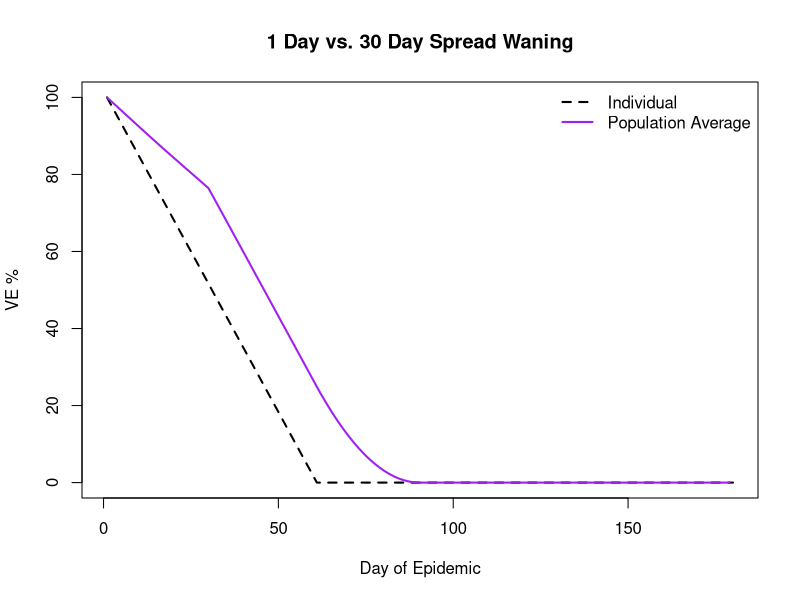

Recreate this plot in R. (Note: this script raises an error after producing the figure.)
## ---- chunk 1
knitr::opts_chunk$set(echo = TRUE)
## ---- chunk 2
#Load In Packages
  library("survminer")
  library("survival")
## ---- chunk 3
Scenario=read.csv("Batch1-30Day23.csv") #Read In File, May Need to Change File Path
#Make Individual Level Waning
time1<-seq(1:60)
Wane<-1-(1/60)*(time1-1)
Wane<-append(Wane,rep(0,120))
plot(seq(1:180), Wane*100, col="black", type="l", lwd=2, lty=2, ylab="VE %", xlab="Day of Epidemic", main="1 Day vs. 30 Day Spread Waning")

#Find Population Average Waning, Spread Over 30 Days
sus.groups<-sus.groups2<-matrix(data=NA, nrow=180, ncol=30)
for(k in 1:30){
  for(i in 1:180){
    sus.groups[i,k]<-length(which(Scenario$vac_time==k & Scenario$vac_time<=i& Scenario$infected_time>i))
  }
}
sus.groups2[,1]<-sus.groups[,1]*Wane
for( k in 2:30){
  Wane2<-append(rep(NA,(k-1)), Wane)
  Wane2<-Wane2[1:180]
  sus.groups2[,k]<-sus.groups[,k]*Wane2
}
sus.groups[which(sus.groups==0)]<-NA
SpreadWane<-rep(NA,180)
for( j in 1:180){
  SpreadWane[j]<-sum(sus.groups2[j,],na.rm=T)/sum(sus.groups[j,], na.rm=T)
}
lines(seq(1:180), SpreadWane*100, lwd=2, col="purple")
legend("topright", legend=c("Individual", "Population Average"), col=c("black", "purple"), lwd=2, lty=c(2,1), bty="n")
## ---- chunk 4
#Parameters
spread=30 #the number of days vaccination is spread over (Change to 1 if not spread)
mindays=7 #Sets the minimum number of days a bin can be (in the paper this is 1 but depending on computing ability may take >15 minutes to run set this way)
minevents=100 #Sets the minimum number of events a bin must have (if last bin too small it merges with the one before it) Note: If this number is small, like 100, the code can again take a while to run
D=180 #how many days in the simulation?


#For 100-0% Waning
an=Scenario3=Scenario=read.csv("Batch1-30Day23.csv") #This File Tracks Events & Status Per Person
ScenarioEXP=read.csv("Batch1-30Day123.csv") #This File Tracks Exposures/Infections Per Day

# #For 80% Constant
#     an<-Scenario3<-Scenario<-read.csv("80Leaky-500Seed-30Day9.csv")  
#    ScenarioEXP<-read.csv(file="80Leaky-500Seed-30Day109.csv")

##--First: Reorganize Data, Find Expected Value, and Create 100 Event Bines
an=subset(an,original_infectors==0)
an$vac_status2=an$original_infectors=NULL
#--Rearranging Information for Unvaccinated
x1=subset(an,vac_status==0)
x1$time1=1; x1$time2=x1$infected_time+0.5; x1$event=x1$ever_infected; x1$vac=0
#Rearranging Information for Those Vaccinated After Day 1
if( length(which(an$vac_status==1&an$vac_time>1))>=1){
x2=subset(an,vac_status==1&vac_time>1)
x2$time1=1; x2$time2=x2$vac_time; x2$event=0; x2$vac=0
}
#Rearranging Information For Those Vaccinated
x3=subset(an,vac_status==1)
x3$time1=x3$vac_time; x3$time2=x3$infected_time+0.5; x3$event=x3$ever_infected; x3$vac=1
if(length(which(an$vac_status==1&an$vac_time>1))>=1){
x=rbind(x1,x2,x3)}else{x=rbind(x1,x3)}
x=x[order(x$id,x$time1),]
x$time3=1; x$time4=x$time2-x$time1+1
x$vac_status=x$ever_infected=x$infected_time=x$vac_time=NULL #x is dataset rearranged to work with coxph
#!--Finding Expected Value
rt=sapply(1:D,function(i){s=subset(x3,time1<=i&time2>i); mean(pmin(1,(i-s$time1)/60))})
expected<-100*(1-rt)
fit=coxph(Surv(time1,time2,event)~vac,x)
zph=cox.zph(fit,'identity')


###--Make Bins: Because the Cox Model is Based on Events This is Relatively Straightforward
ut=c(unique(zph$x),Inf); LL=ut[1]; i=1; j=length(ut); mind=mindays; minn=minevents
while(TRUE){
 if(ut[j]-ut[i]<mind|sum(ut[i]<=zph$x)<minn){LL[length(LL)]=Inf; break}
 for(newi in i:j) if(ut[newi]-ut[i]>=mind&sum(ut[i]<=zph$x&zph$x<ut[newi])>=minn) break
 i=newi; LL=c(LL,ut[newi])
}
bins=cut(zph$x,LL,FALSE,right=FALSE); nbins=length(LL)-1
time.cuts<-append(1,LL[2:nbins]+0.1)

##--Find Level 3 (this was mostly done in the last few steps anyway)
day<-tapply(zph$x,bins,mean); event.level3.SR<-(1-exp(tapply(zph$y,bins,mean)))*100


##--FIND LEVEL ONE
y.level1<-rep(NA,D)
#Note: Columns are named by who gives to whom (i.e. unvac2vac_inf means an unvaccinated person infected a vaccinated person)
v.exp<-ScenarioEXP$vac2vac_inf+ScenarioEXP$unv2vac_inf+ScenarioEXP$vac2vac_exp+ScenarioEXP$unv2vac_exp
u.exp<-ScenarioEXP$unv2unv_inf+ScenarioEXP$vac2unv_inf+ScenarioEXP$unv2unv_exp+ScenarioEXP$vac2unv_exp
  v.inf<-ScenarioEXP$vac2vac_inf+ScenarioEXP$unv2vac_inf
  u.inf<-ScenarioEXP$unv2unv_inf+ScenarioEXP$vac2unv_inf
event.level1<-rep(NA,length(time.cuts))
for(j in 1:(length(time.cuts)-1)){
  left<-time.cuts[j] #Find the left cutoff day
  right<-time.cuts[(j+1)] #Find the right cut off day
  #Calculate the VE value between the cut off points
  event.uexp<-sum(u.exp[left:right])
  event.vexp<-sum(v.exp[left:right])
  event.uinf1<-sum(u.inf[left:right])
  event.vinf1<-sum(v.inf[left:right])
  event.level1[j]<-100*(1-((event.vinf1/event.vexp)/(event.uinf1/event.uexp)))
}
#Final Level 1 Time Cut
  left<-time.cuts[length(time.cuts)]
  right<-D
  event.uexp<-sum(u.exp[left:right])
  event.vexp<-sum(v.exp[left:right])
  event.uinf1<-sum(u.inf[left:right])
  event.vinf1<-sum(v.inf[left:right])
  event.level1[length(time.cuts)]<-100*(1-((event.vinf1/event.vexp)/(event.uinf1/event.uexp)))


##--FIND LEVEL 2
v2.people<-u2.people<-v2.inf<-u2.inf<-rep(NA,D)
for(i in 1:D){
v2.people[i]<-length(which(Scenario$vac_time<=i & Scenario$vac_status==1 & Scenario$infected_time>i)) #people who are vaccinated by today, marked as being vaccinated, not yet infected
if(spread==1){
  u2.people[i]<-length(which(Scenario$vac_status==0 & Scenario$infected_time>i)) #If everyone vaccinated on day one, no worries
  }else{ #worries, add in not yet vaccinated people to unvaccinated group to add into unvac time
    u2.people[i]<-length(which(Scenario$vac_status==0 & Scenario$infected_time>i))+length(which(Scenario$vac_time>i & Scenario$vac_status==1 & Scenario$infected_time>i))
  }

v2.inf[i]<-length(which(Scenario$vac_status==1 & Scenario$infected_time==i))
u2.inf[i]<-length(which(Scenario$vac_status==0 & Scenario$infected_time==i)) #adding in not yet vac doesn't matter here because they cannot get infected
}
event.level2<-rep(NA,length(time.cuts))#-Break up into 100 event sections
for(j in 1:(length(time.cuts)-1)){
  left<-time.cuts[j]
  right<-time.cuts[(j+1)]
  event.upt<-sum(u2.people[left:right])
  event.vpt<-sum(v2.people[left:right])
  event.uinf<-sum(u2.inf[left:right])
  event.vinf<-sum(v2.inf[left:right])
  event.level2[j]<-100*(1-((event.vinf/event.vpt)/(event.uinf/event.upt)))
}
#Final Level 2 Bin
  left<-time.cuts[length(time.cuts)]
  right<-D
  event.upt<-sum(u2.people[left:right])
  event.vpt<-sum(v2.people[left:right])
  event.uinf<-sum(u2.inf[left:right])
  event.vinf<-sum(v2.inf[left:right])
  event.level2[length(time.cuts)]<-100*(1-((event.vinf/event.vpt)/(event.uinf/event.upt)))

  
day<-tapply(zph$x,bins,mean)
SR1<-exp(tapply(zph$y,bins,mean))
ru=residuals(fit,'schoenfeld') #unscaled schoenfeld residuals
tk=as.numeric(names(ru)); Bm=coef(fit); rh=exp(Bm); V=(ru>0)+0 #tk is infection times, V indicates whether infected was vaccinated (0=unvaccinated, 1=vaccinated)
Z=sapply(unique(rank(tk,ties.method='min')),function(i) optimize(function(Z) (V[i]-exp(Bm)*Z/(exp(Bm)*Z+1-Z) - ru[i])^2 ,c(0,1),tol=1e-15)$min )
Z=Z[as.numeric(factor(tk))] #proportion of never infected that are vaccinated (Z can easily be calculated directly but that does not account for ties)
rs = (exp(Bm)*Z+1-Z)^2*ru/(exp(Bm)*Z*(1-Z)) + Bm #scaled schoenfeld residuals
SR2<-exp(tapply(rs,bins,mean)) #hazard ratio estimated using schoenfeld residuals without constant variance approximation
TSA=sapply(unique(bins),function(i){
  Z=Z[bins==i]; V=V[bins==i]
  optimize(function(ER) sum(rh*Z/(rh*Z+1-Z)+rh*Z*(1-Z)/(rh*Z+1-Z)^2*(log(ER)-Bm) - V)^2 ,c(0,2),tol=1e-15)$min
})

y=survSplit(Surv(time1,time2,event)~.,x,cut=tapply(zph$x,bins,max)[-nbins],zero=1,episode='tcat') #dataset with time category
vzm=sapply(1:nbins,function(i) coxph(Surv(time1,time2,event)~vac,subset(y,tcat==i))$coef[[1]] ) #fitting a separate cox model for each time category
SCM<-exp(vzm)
fit2=coxph(Surv(time1,time2,event)~vac:factor(tcat),y)
TVI<-exp(coef(fit2))#hazard ratio estimates using time vaccine interaction term
bins=as.numeric(factor(bins))
sapply(unique(bins),function(i){
  Z=Z[bins==i]; V=V[bins==i]
  eq.TVI=sum(TVI[i]*Z/(TVI[i]*Z+1-Z))-sum(V) #equals 0 for TVI method, maximizes likelihood
  eq.TSA=sum(rh*Z/(rh*Z+1-Z)+rh*Z*(1-Z)/(rh*Z+1-Z)^2*(log(TSA)[i]-Bm))-sum(V) #equals 0 for TSA method, taylor series approximation of eq.TVI
  eq.SR2=sum((rh*Z+1-Z)/(rh*Z*(1-Z))*rh*Z+log(SR2)[i]-Bm)-sum((rh*Z+1-Z)^2/(rh*Z*(1-Z))*V) #equals 0 for SR2 method, weighting of eq.TSA
  eq.SR1=sum(rh*Z/(rh*Z+1-Z)+(log(SR1)[i]-Bm)/fit$var[1,1]/fit$nevent)-sum(V) #equals 0 for SR1 method, replaces time varying 'variance' of V, rh*Z*(1-Z)/(rh*Z+1-Z)^2, in either eq.TSA or eq.SR2 with 1/fit$var[1,1]/fit$nevent
  round(c(eq.TVI=eq.TVI,eq.TSA=eq.TSA,eq.SR2=eq.SR2,eq.SR1=eq.SR1),3)
})
  event.level3.TVI<-(1-TVI)*100
#######----------------------------------Just Plotting
plot(seq(1:180), expected, lwd=2, col="black", main="Example Figure 2: Comparing Different Levels with SR", ylab="VE %", xlab="Day of Epidemic", type="l")
lines(day, event.level1, col="red", lwd=2, type="b")
lines(day, event.level2, col="blue", lwd=2, type="b")
lines(day, event.level3.SR, col="green", lwd=2, type="b")
legend("topright", legend=c("True", "Level 1", "Level 2", "Level 3 (SR)"), col=c("black", "red", "blue", "green"), lwd=2, lty=1,bty="n")

plot(seq(1:180), expected, lwd=2, col="black", main="Example Figure 3: Comparing Different Levels with TVI", ylab="VE %", xlab="Day of Epidemic", type="l")
lines(day, event.level1, col="red", lwd=2, type="b")
lines(day, event.level2, col="blue", lwd=2, type="b")
lines(day, event.level3.TVI, col="dodgerblue", lwd=2, type="b")
legend("topright", legend=c("True", "Level 1", "Level 2", "Level 3 (TVI)"), col=c("black", "red", "blue", "dodgerblue"), lwd=2, lty=1,bty="n")

# #If Constant at 80%
# plot(seq(1:180), rep(80,180), lwd=2, col="black", main="Example: Comparing Different Levels", ylab="VE %", xlab="Day of Epidemic", type="l")
# lines(day, event.level1, col="red", lwd=2, type="b")
# lines(day, event.level2, col="blue", lwd=2, type="b")
# lines(day, event.level3.SR, col="green", lwd=2, type="b")
# legend("topright", legend=c("True", "Level 1", "Level 2", "Level 3 (SR)"), col=c("black", "red", "blue", "green"), lwd=2, lty=1,bty="n")
# plot(seq(1:180), rep(80,180), lwd=2, col="black", main="Example Figure 3: Comparing Different Levels with TVI", ylab="VE %", xlab="Day of Epidemic", type="l")
# lines(day, event.level1, col="red", lwd=2, type="b")
# lines(day, event.level2, col="blue", lwd=2, type="b")
# lines(day, event.level3.TVI, col="dodgerblue", lwd=2, type="b")
# legend("topright", legend=c("True", "Level 1", "Level 2", "Level 3 (TVI)"), col=c("black", "red", "blue", "dodgerblue"), lwd=2, lty=1,bty="n")
## ---- chunk 5
an=Scenario3=read.csv("Batch1-30Day23.csv") #ariel nikas's simulation
 mind=7 #minimum day for bins
 minn=100 #minimum events for bins


rt0=c(seq(0.0,1.0,length.out=61),rep(1.0,119)) #hazard ratio over time since vaccination
an=subset(an,original_infectors==0)
an$vac_time[an$vac_time==0]=180; an$pv_time=an$vac_time
an$vac_status2=an$original_infectors=an$pv_time=NULL
x1=subset(an,vac_status==0)
x1$time1=1; x1$time2=x1$infected_time+0.5; x1$event=x1$ever_infected; x1$vac=0
if( length(which(an$vac_status==1&an$vac_time>1))>=1){#if spread=30
x2=subset(an,vac_status==1&vac_time>1)
x2$time1=1; x2$time2=x2$vac_time; x2$event=0; x2$vac=0
}
x3=subset(an,vac_status==1)
x3$time1=x3$vac_time; x3$time2=x3$infected_time+0.5; x3$event=x3$ever_infected; x3$vac=1
if( length(which(an$vac_status==1&an$vac_time>1))>=1){
  x=rbind(x1,x2,x3)}else{x=rbind(x1,x3)}
x=x[order(x$id,x$time1),]
x$time3=1; x$time4=x$time2-x$time1+1
x$vac_status=x$ever_infected=x$infected_time=x$vac_time=NULL #x is dataset rearranged to work with coxph

rt=sapply(1:180,function(i){s=subset(x3,time1<=i&time2>i); mean(rt0[i-s$time1+1])}) #true hazard ratio
plot(1:180,rt,xlab='Day of epidemic',ylab='1-VE',type='l',ylim=c(0,1.6))
fit=coxph(Surv(time1,time2,event)~vac,x)
zph=cox.zph(fit,'identity')

ut=c(unique(zph$x),Inf); LL=ut[1]; i=1; j=length(ut)
while(TRUE){
 if(ut[j]-ut[i]<mind|sum(ut[i]<=zph$x)<minn){LL[length(LL)]=Inf; break}
 for(newi in i:j) if(ut[newi]-ut[i]>=mind&sum(ut[i]<=zph$x&zph$x<ut[newi])>=minn) break
 i=newi; LL=c(LL,ut[newi])
}
bins=cut(zph$x,LL,FALSE,right=FALSE); nbins=length(LL)-1



lines(day<-tapply(zph$x,bins,mean), SR1<-exp(tapply(zph$y,bins,mean)),type='b',col="green") #hazard ratio estimated using schoenfeld residuals from zph
ru=residuals(fit,'schoenfeld') #unscaled schoenfeld residuals
tk=as.numeric(names(ru)); Bm=coef(fit); rh=exp(Bm); V=(ru>0)+0 #tk is infection times, V indicates whether infected was vaccinated (0=unvaccinated, 1=vaccinated)
Z=sapply(unique(rank(tk,ties.method='min')),function(i) optimize(function(Z) (V[i]-exp(Bm)*Z/(exp(Bm)*Z+1-Z) - ru[i])^2 ,c(0,1),tol=1e-15)$min )
Z=Z[as.numeric(factor(tk))] #proportion of never infected that are vaccinated (Z can easily be calculated directly but that does not account for ties)
rs = (exp(Bm)*Z+1-Z)^2*ru/(exp(Bm)*Z*(1-Z)) + Bm #scaled schoenfeld residuals
lines(day,SR2<-exp(tapply(rs,bins,mean)),type='b',col="darkgreen",pch=2) #hazard ratio estimated using schoenfeld residuals without constant variance approximation
TSA=sapply(unique(bins),function(i){
  Z=Z[bins==i]; V=V[bins==i]
  optimize(function(ER) sum(rh*Z/(rh*Z+1-Z)+rh*Z*(1-Z)/(rh*Z+1-Z)^2*(log(ER)-Bm) - V)^2 ,c(0,2),tol=1e-15)$min
})
lines(day,TSA,type='b',col="purple",pch=3) #hazard ratio estimated using taylor series approximation
y=survSplit(Surv(time1,time2,event)~.,x,cut=tapply(zph$x,bins,max)[-nbins],zero=1,episode='tcat') #dataset with time category
vzm=sapply(1:nbins,function(i) coxph(Surv(time1,time2,event)~vac,subset(y,tcat==i))$coef[[1]] ) #fitting a separate cox model for each time category
lines(day,SCM<-exp(vzm),type='b',col=3,lwd=2) #hazard ratio estimates using the separate cox models
fit2=coxph(Surv(time1,time2,event)~vac:factor(tcat),y)
TVI<-exp(coef(fit2))#hazard ratio estimates using time vaccine interaction term
bins=as.numeric(factor(bins))
sapply(unique(bins),function(i){
  Z=Z[bins==i]; V=V[bins==i]
  eq.TVI=sum(TVI[i]*Z/(TVI[i]*Z+1-Z))-sum(V) #equals 0 for TVI method, maximizes likelihood
  eq.TSA=sum(rh*Z/(rh*Z+1-Z)+rh*Z*(1-Z)/(rh*Z+1-Z)^2*(log(TSA)[i]-Bm))-sum(V) #equals 0 for TSA method, taylor series approximation of eq.TVI
  eq.SR2=sum((rh*Z+1-Z)/(rh*Z*(1-Z))*rh*Z+log(SR2)[i]-Bm)-sum((rh*Z+1-Z)^2/(rh*Z*(1-Z))*V) #equals 0 for SR2 method, weighting of eq.TSA
  eq.SR1=sum(rh*Z/(rh*Z+1-Z)+(log(SR1)[i]-Bm)/fit$var[1,1]/fit$nevent)-sum(V) #equals 0 for SR1 method, replaces time varying 'variance' of V, rh*Z*(1-Z)/(rh*Z+1-Z)^2, in either eq.TSA or eq.SR2 with 1/fit$var[1,1]/fit$nevent
  round(c(eq.TVI=eq.TVI,eq.TSA=eq.TSA,eq.SR2=eq.SR2,eq.SR1=eq.SR1),3)
})





plot(1:180,(1-rt)*100,xlab='Day of Epidemic',ylab='VE %',type='l',ylim=c(-50,100), main="Example: Level 3 Comparisons",cex.main=1.5, cex.axis=1.3, cex.lab=1.1, lwd=3)
lines(day,(1-SR1)*100,type='b',col="green", lwd=3)#SR
lines(day,(1-SR2)*100,type='b',col="forestgreen", lwd=3) #SRTV 
lines(day,(1-TSA)*100,type='b',col="purple",pch=3, lty=2,lwd=3)
lines(day,(1-TVI)*100,type='b',col="dodgerblue",lty=2, lwd=3) 
legend("topright", legend= c("True", "Level 3 (SR)", "Level 3 (SRTV)", "Level 3 (TS)", "Level 3 (TVI)"), lwd=2, col=c("black", "green", "forestgreen", "purple", "dodgerblue"), pch=c(NA,1,1,3,1), bty="n")

## ---- chunk 6

D=180
an=Scenario=read.csv("Batch1-30Day23.csv")
an=subset(an,original_infectors==0)
an$vac_status2=an$original_infectors=NULL
#--Rearranging Information for Unvaccinated
x1=subset(an,vac_status==0)
x1$time1=1; x1$time2=x1$infected_time+0.5; x1$event=x1$ever_infected; x1$vac=0
#Rearranging Information for Those Vaccinated After Day 1
if( length(which(an$vac_status==1&an$vac_time>1))>=1){
x2=subset(an,vac_status==1&vac_time>1)
x2$time1=1; x2$time2=x2$vac_time; x2$event=0; x2$vac=0
}
#Rearranging Information For Those Vaccinated
x3=subset(an,vac_status==1)
x3$time1=x3$vac_time; x3$time2=x3$infected_time+0.5; x3$event=x3$ever_infected; x3$vac=1
if(length(which(an$vac_status==1&an$vac_time>1))>=1){
x=rbind(x1,x2,x3)}else{x=rbind(x1,x3)}
x=x[order(x$id,x$time1),]
x$time3=1; x$time4=x$time2-x$time1+1
x$vac_status=x$ever_infected=x$infected_time=x$vac_time=NULL #x is dataset rearranged to work with coxph
#!--Finding Expected Value
rt=sapply(1:D,function(i){s=subset(x3,time1<=i&time2>i); mean(pmin(1,(i-s$time1)/60))})
expected<-100*(1-rt)
fit=coxph(Surv(time1,time2,event)~vac,x)
zph=cox.zph(fit,'identity')
###



######## Finding Minimum AIC ###############
daystested <-seq(1,10,1) 
minpointstested <-seq(100,1200,100) 

data<-error.AIC<-error.weighted<-error.notweighted <- matrix(0,length(daystested),length(minpointstested))
 for (k in 1:length(daystested)) {
         for(m in 1:length(minpointstested)) {
     
           ut=c(unique(zph$x),300); LL=ut[1]; i=1; j=length(ut); mind=daystested[k]; minn=minpointstested[m]
while(TRUE){
 if(ut[j]-ut[i]<mind|sum(ut[i]<=zph$x)<minn){LL[length(LL)]=Inf; break}
 for(newi in i:j) if(ut[newi]-ut[i]>=mind&sum(ut[i]<=zph$x&zph$x<ut[newi])>=minn) break
 i=newi; LL=c(LL,ut[newi])
}
           LL[which(LL==Inf)]<-180
bins=cut(zph$x,LL,FALSE,right=FALSE); nbins=length(LL)-1
if (nbins>1){ #If everything is fine, do normally
binsY = bins; nbinsY=nbins; time.vz<-tapply(zph$x,binsY,mean)
xsplitY=survSplit(Surv(time1,time2,event)~.,x,cut=LL[2:nbins]+0.1,zero=1,episode='tcat') #dataset with time category
fit=coxph(Surv(time1,time2,event)~vac:factor(tcat),xsplitY)
time.cuts<-append(1,LL[2:nbins]+0.1)
}else if(LL==180){ #If your only cut is at 180 (which if you are looking at a reasonable epidemic shouldnt happen), then actually it's 1 to 180
  LL=c(1,180)
            binsY = bins; nbinsY=1; time.vz<-tapply(zph$x,binsY,mean)
xsplitY=survSplit(Surv(time1,time2,event)~.,x,cut=LL[1:2]+0.1,zero=1,episode='tcat') #dataset with time category
fit=coxph(Surv(time1,time2,event)~vac:factor(tcat),xsplitY)
time.cuts<-LL+0.1
         }
           else{ 
             binsY = bins; nbinsY=1; time.vz<-tapply(zph$x,binsY,mean)
xsplitY=survSplit(Surv(time1,time2,event)~.,x,cut=LL[1:2]+0.1,zero=1,episode='tcat') #dataset with time category
fit=coxph(Surv(time1,time2,event)~vac:factor(tcat),xsplitY)
time.cuts<-append(1,LL+0.1)}
cutsvalues<-round(time.cuts)

time.vz.opt<-time.vz
VE.opt<-(1-(exp(coef(fit))))*100

##---Now Calculate All Errors By First Making the Step Function Using the Data Out
if(is.na(VE.opt[1])==T){
  VE.opt<-VE.opt[-1]
}
VE.stepper<-c(0)
for( g in 1:(length(cutsvalues)-1)){
VE.stepper[cutsvalues[g]:cutsvalues[g+1]]<-rep(VE.opt[g])
}
VE.stepper[length(VE.stepper):180]<-VE.opt[length(VE.opt)]

  cost.in<-rep(0,D)
cost2.in<-rep(0,D)
for( i in 1:179){#FIND THE DIFFERENCE IN EXPECTED VALUE AND THE STEPPED VALUE THEN WEIGHT BY HOW MANY INFECTION ON THAT DAY
  cost.in[i]<-(((1-rt[i])*100-VE.stepper[i])^2)*(length(which(an$infected_time==i)))
  cost2.in[i]<-(((1-rt[i])*100-VE.stepper[i])^2)
}


#Save Errors in Matrix
error.weighted[k,m]<-sum(cost.in, na.rm=TRUE) #Weighted Error
error.notweighted[k,m]<-sum(cost2.in, na.rm=TRUE)
error.AIC[k,m]<-AIC(fit) #AIC


}
}

plot(1:180, (1-rt)*100, type="l", main="Example: Stepped Function To Find Optimal Partition", ylab="VE %", xlab="Day of Epidemic")
#lines(time.vz, (1-(exp(coef(fit))))*100, type="b", lwd=2, col="purple")
lines(seq(1:D), VE.stepper, col="blue")


WE.18<-error.weighted
inf.18<-length(which(Scenario$ever_infected==1))
MRE.18<-sqrt(WE.18/inf.18)
events= seq(100, 1200, by = 100) #This should be minimum cut off amount by 100s
days = seq(1, 10, by = 1) #This should be minimum day amount by 1's
colfunc<-colorRampPalette(c("royalblue","springgreen","yellow","red")) #Colors, can change
level1=seq(0, 14,2)
col=(colfunc(length(level1)))
filled.contour(days,events, MRE.18, col=col,levels=level1, main="Root Mean Square Error: R0=1.8", xlab="Minimum Days", ylab="", cex.lab=1, cex.main=1.25)
title(ylab="Cut Off Assigned", line=5, cex.lab=2.5)


## ---- chunk 7
an=Scenario3=read.csv("Batch1-30Day23.csv") 

 mind=1 #minimum day for bins(For non-optimized days as used throughout paper)
 minn=100 #minimum events for bins(For non-optimized events as used throughout paper)
 mind.opt=6 #minimum day for bins (Optimal Day Partition for specific scenario as found in paper)
 minn.opt=700 #minimum events for bins (Optimal Event Partition for specific scenario as found in paper)

#First Run Not Optimized (Note:This will take a while)
rt0=c(seq(0.0,1.0,length.out=61),rep(1.0,119)) #hazard ratio over time since vaccination
an=subset(an,original_infectors==0)
an$vac_time[an$vac_time==0]=180; an$pv_time=an$vac_time
an$vac_status2=an$original_infectors=an$pv_time=NULL
x1=subset(an,vac_status==0)
x1$time1=1; x1$time2=x1$infected_time+0.5; x1$event=x1$ever_infected; x1$vac=0
if( length(which(an$vac_status==1&an$vac_time>1))>=1){#if spread=30
x2=subset(an,vac_status==1&vac_time>1)
x2$time1=1; x2$time2=x2$vac_time; x2$event=0; x2$vac=0
}
x3=subset(an,vac_status==1)
x3$time1=x3$vac_time; x3$time2=x3$infected_time+0.5; x3$event=x3$ever_infected; x3$vac=1
if( length(which(an$vac_status==1&an$vac_time>1))>=1){
  x=rbind(x1,x2,x3)}else{x=rbind(x1,x3)}
x=x[order(x$id,x$time1),]
x$time3=1; x$time4=x$time2-x$time1+1
x$vac_status=x$ever_infected=x$infected_time=x$vac_time=NULL #x is dataset rearranged to work with coxph

rt=sapply(1:180,function(i){s=subset(x3,time1<=i&time2>i); mean(rt0[i-s$time1+1])}) #true hazard ratio
fit=coxph(Surv(time1,time2,event)~vac,x)
zph=cox.zph(fit,'identity')

ut=c(unique(zph$x),Inf); LL=ut[1]; i=1; j=length(ut)
while(TRUE){
 if(ut[j]-ut[i]<mind|sum(ut[i]<=zph$x)<minn){LL[length(LL)]=Inf; break}
 for(newi in i:j) if(ut[newi]-ut[i]>=mind&sum(ut[i]<=zph$x&zph$x<ut[newi])>=minn) break
 i=newi; LL=c(LL,ut[newi])
}
bins=cut(zph$x,LL,FALSE,right=FALSE); nbins=length(LL)-1



day<-tapply(zph$x,bins,mean)
SR1<-exp(tapply(zph$y,bins,mean)) #hazard ratio estimated using schoenfeld residuals from zph
ru=residuals(fit,'schoenfeld') #unscaled schoenfeld residuals
tk=as.numeric(names(ru)); Bm=coef(fit); rh=exp(Bm); V=(ru>0)+0 #tk is infection times, V indicates whether infected was vaccinated (0=unvaccinated, 1=vaccinated)
Z=sapply(unique(rank(tk,ties.method='min')),function(i) optimize(function(Z) (V[i]-exp(Bm)*Z/(exp(Bm)*Z+1-Z) - ru[i])^2 ,c(0,1),tol=1e-15)$min )
Z=Z[as.numeric(factor(tk))] #proportion of never infected that are vaccinated (Z can easily be calculated directly but that does not account for ties)

y=survSplit(Surv(time1,time2,event)~.,x,cut=tapply(zph$x,bins,max)[-nbins],zero=1,episode='tcat') #dataset with time category

fit2=coxph(Surv(time1,time2,event)~vac:factor(tcat),y)
TVI<-exp(coef(fit2))#hazard ratio estimates using time vaccine interaction term
bins=as.numeric(factor(bins))
sapply(unique(bins),function(i){
  Z=Z[bins==i]; V=V[bins==i]
  eq.TVI=sum(TVI[i]*Z/(TVI[i]*Z+1-Z))-sum(V) #equals 0 for TVI method, maximizes likelihood

  eq.SR1=sum(rh*Z/(rh*Z+1-Z)+(log(SR1)[i]-Bm)/fit$var[1,1]/fit$nevent)-sum(V) #equals 0 for SR1 method, replaces time varying 'variance' of V, rh*Z*(1-Z)/(rh*Z+1-Z)^2, in either eq.TSA or eq.SR2 with 1/fit$var[1,1]/fit$nevent
  round(c(eq.TVI=eq.TVI,eq.SR1=eq.SR1),3)
})
#Save Information for Non-Optimized Partitions
expected.nonopt<-(1-rt)*100
time.nonopt<-day
SR.nonopt<-(1-SR1)*100
TVI.nonopt<-(1-TVI)*100

##--Begin Running Optimized Partitions HERE

rt0=c(seq(0.0,1.0,length.out=61),rep(1.0,119)) #hazard ratio over time since vaccination


ut=c(unique(zph$x),Inf); LL=ut[1]; i=1; j=length(ut)
while(TRUE){
 if(ut[j]-ut[i]<mind.opt|sum(ut[i]<=zph$x)<minn.opt){LL[length(LL)]=Inf; break}
 for(newi in i:j) if(ut[newi]-ut[i]>=mind.opt&sum(ut[i]<=zph$x&zph$x<ut[newi])>=minn.opt) break
 i=newi; LL=c(LL,ut[newi])
}
bins=cut(zph$x,LL,FALSE,right=FALSE); nbins=length(LL)-1



day<-tapply(zph$x,bins,mean)
SR1<-exp(tapply(zph$y,bins,mean)) #hazard ratio estimated using schoenfeld residuals from zph
ru=residuals(fit,'schoenfeld') #unscaled schoenfeld residuals
tk=as.numeric(names(ru)); Bm=coef(fit); rh=exp(Bm); V=(ru>0)+0 #tk is infection times, V indicates whether infected was vaccinated (0=unvaccinated, 1=vaccinated)
Z=sapply(unique(rank(tk,ties.method='min')),function(i) optimize(function(Z) (V[i]-exp(Bm)*Z/(exp(Bm)*Z+1-Z) - ru[i])^2 ,c(0,1),tol=1e-15)$min )
Z=Z[as.numeric(factor(tk))] #proportion of never infected that are vaccinated (Z can easily be calculated directly but that does not account for ties)

y=survSplit(Surv(time1,time2,event)~.,x,cut=tapply(zph$x,bins,max)[-nbins],zero=1,episode='tcat') #dataset with time category

fit2=coxph(Surv(time1,time2,event)~vac:factor(tcat),y)
TVI<-exp(coef(fit2))#hazard ratio estimates using time vaccine interaction term
bins=as.numeric(factor(bins))
sapply(unique(bins),function(i){
  Z=Z[bins==i]; V=V[bins==i]
  eq.TVI=sum(TVI[i]*Z/(TVI[i]*Z+1-Z))-sum(V) #equals 0 for TVI method, maximizes likelihood

  eq.SR1=sum(rh*Z/(rh*Z+1-Z)+(log(SR1)[i]-Bm)/fit$var[1,1]/fit$nevent)-sum(V) #equals 0 for SR1 method, replaces time varying 'variance' of V, rh*Z*(1-Z)/(rh*Z+1-Z)^2, in either eq.TSA or eq.SR2 with 1/fit$var[1,1]/fit$nevent
  round(c(eq.TVI=eq.TVI,eq.SR1=eq.SR1),3)
})
#Save Information for Non-Optimized Partitions
expected.opt<-(1-rt)*100
time.opt<-day
SR.opt<-(1-SR1)*100
TVI.opt<-(1-TVI)*100


##Plotting
plot(1:180,expected.nonopt,xlab='Day of Epidemic',ylab='VE %',type='l',ylim=c(-50,100), main="Example: Level 3 Non-Optimized",cex.main=1.5, cex.axis=1.3, cex.lab=1.1, lwd=3)
lines(time.nonopt,SR.nonopt,type='b',col="green", lwd=3)#SR
lines(time.nonopt,TVI.nonopt,type='b',col="dodgerblue",lty=2, lwd=3) 
legend("topright", legend= c("True", "Level 3 (SR)", "Level 3 (TVI)"), lwd=2, col=c("black", "green",  "dodgerblue"), pch=c(NA,1,1,3,1), bty="n")

plot(1:180,expected.opt,xlab='Day of Epidemic',ylab='VE %',type='l',ylim=c(-50,100), main="Example: Level 3 Optimized",cex.main=1.5, cex.axis=1.3, cex.lab=1.1, lwd=3)
lines(time.opt,SR.opt,type='b',col="green", lwd=3)#SR
lines(time.opt,TVI.opt,type='b',col="dodgerblue",lty=2, lwd=3) 
legend("topright", legend= c("True", "Level 3 (SR)", "Level 3 (TVI)"), lwd=2, col=c("black", "green",  "dodgerblue"), pch=c(NA,1,1,3,1), bty="n")

